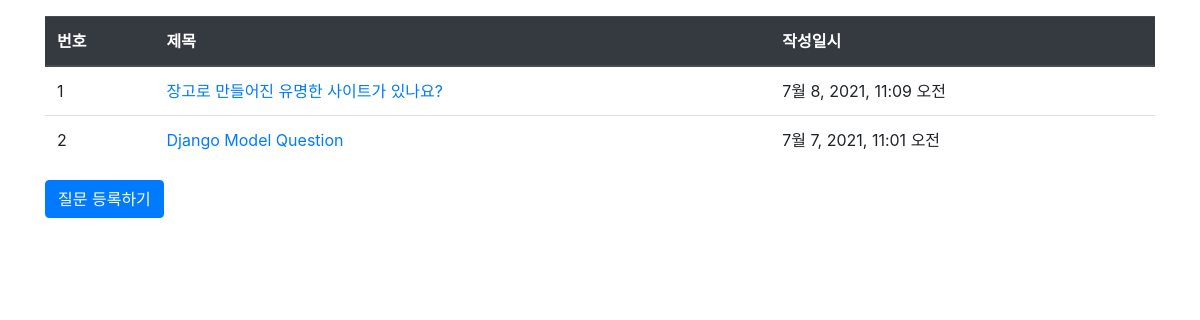
Page /pybo/ on the earlier database version.
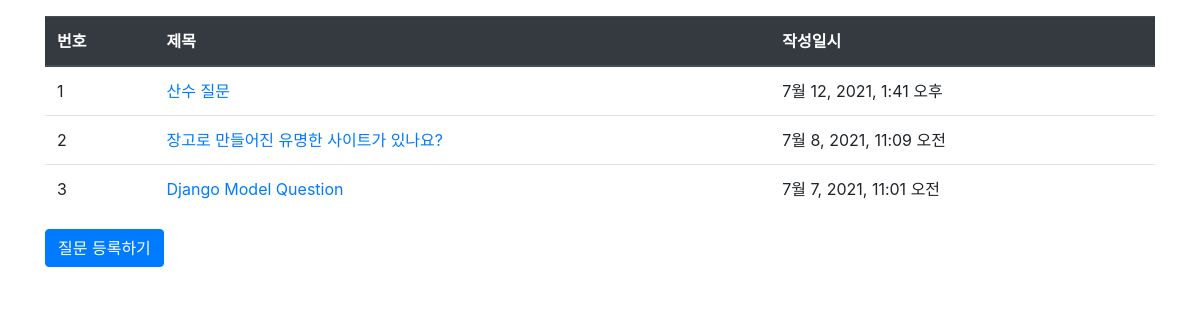
Same page on the later database version.
### pybo/models.py (models this page shows, shortened)
class Question(models.Model):
    subject = models.CharField(max_length=200)
    content = models.TextField()
    create_date = models.DateTimeField()

### pybo/views.py (the view)
# urls.py: path('', views.index, name='index'),
def index(request):
    question_list = Question.objects.order_by('-create_date')
    context = {'question_list': question_list}
    return render(request, 'pybo/question_list.html', context)

### templates/pybo/question_list.html
<!DOCTYPE html>
{% extends 'base.html' %}
{% block content %}
{% load static %}
<link rel="stylesheet" type="text/css" href="{% static 'bootstrap.min.css' %}">
<div class="container my-3">
    <table class="table">
        <thead>
        <tr class="thead-dark">
            <th>번호</th>
            <th>제목</th>
            <th>작성일시</th>
        </tr>
        </thead>
        <tbody>
        {% if question_list %}
        {% for question in question_list %}
        <tr>
            <td>{{ forloop.counter }}</td>
            <td>
                <a href="{% url 'pybo:detail' question.id %}">{{ question.subject }}</a>
            </td>
            <td>{{ question.create_date }}</td>
        </tr>
        {% endfor %}
        {% else %}
        <tr>
            <td colspan="3">질문이 없습니다.</td>
        </tr>
        {% endif %}
        </tbody>
    </table>
    <a href="{% url 'pybo:question_create' %}" class="btn btn-primary">질문 등록하기</a>
</div>
{% endblock %}

### templates/base.html (shortened to what this page needs)
<!DOCTYPE html>
{% load static %}
<html lang="ko">
<head>
    <link rel="stylesheet" type="text/css" href="{% static 'bootstrap.min.css' %}">
    <link rel="stylesheet" type="text/css" href="{% static 'style.css' %}">
</head>
<body>
{% block content %}
{% endblock %}
</body>
</html>

Differences in the rows shown:
added Question: subject "산수 질문", create_date "7월 12, 2021, 1:41 오후"
